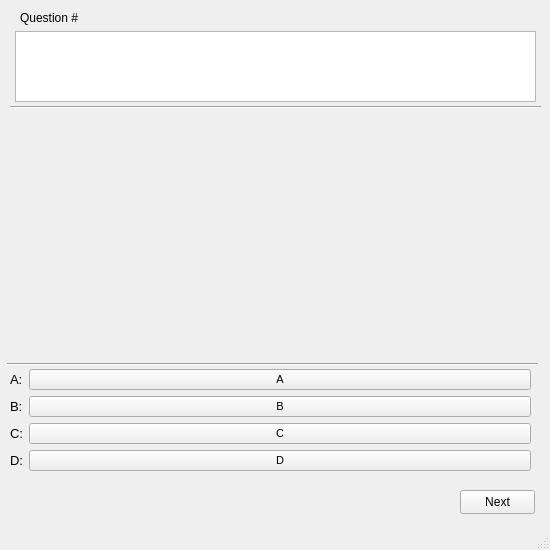
<?xml version="1.0" encoding="UTF-8"?>
<ui version="4.0">
 <class>QuestionScreen</class>
 <widget class="QMainWindow" name="QuestionScreen">
  <property name="geometry">
   <rect>
    <x>0</x>
    <y>0</y>
    <width>550</width>
    <height>550</height>
   </rect>
  </property>
  <property name="windowTitle">
   <string>Question</string>
  </property>
  <widget class="QWidget" name="centralwidget">
   <widget class="QLabel" name="questionNumberLabel">
    <property name="geometry">
     <rect>
      <x>20</x>
      <y>10</y>
      <width>511</width>
      <height>16</height>
     </rect>
    </property>
    <property name="text">
     <string>Question #</string>
    </property>
   </widget>
   <widget class="Line" name="line">
    <property name="geometry">
     <rect>
      <x>10</x>
      <y>99</y>
      <width>531</width>
      <height>16</height>
     </rect>
    </property>
    <property name="orientation">
     <enum>Qt::Horizontal</enum>
    </property>
   </widget>
   <widget class="QLabel" name="imageLabel">
    <property name="geometry">
     <rect>
      <x>150</x>
      <y>110</y>
      <width>251</width>
      <height>250</height>
     </rect>
    </property>
    <property name="text">
     <string/>
    </property>
    <property name="pixmap">
     <pixmap>TempImage.png</pixmap>
    </property>
   </widget>
   <widget class="Line" name="line_2">
    <property name="geometry">
     <rect>
      <x>7</x>
      <y>356</y>
      <width>531</width>
      <height>16</height>
     </rect>
    </property>
    <property name="orientation">
     <enum>Qt::Horizontal</enum>
    </property>
   </widget>
   <widget class="QPushButton" name="Next_Button">
    <property name="geometry">
     <rect>
      <x>460</x>
      <y>490</y>
      <width>75</width>
      <height>24</height>
     </rect>
    </property>
    <property name="text">
     <string>Next</string>
    </property>
   </widget>
   <widget class="QWidget" name="formLayoutWidget">
    <property name="geometry">
     <rect>
      <x>10</x>
      <y>369</y>
      <width>521</width>
      <height>116</height>
     </rect>
    </property>
    <layout class="QFormLayout" name="formLayout">
     <item row="0" column="0">
      <widget class="QLabel" name="LabelA">
       <property name="font">
        <font>
         <pointsize>10</pointsize>
        </font>
       </property>
       <property name="text">
        <string>A:</string>
       </property>
      </widget>
     </item>
     <item row="0" column="1">
      <widget class="QPushButton" name="A_Button">
       <property name="font">
        <font>
         <pointsize>8</pointsize>
        </font>
       </property>
       <property name="text">
        <string>A</string>
       </property>
      </widget>
     </item>
     <item row="1" column="0">
      <widget class="QLabel" name="LabelB">
       <property name="font">
        <font>
         <pointsize>10</pointsize>
        </font>
       </property>
       <property name="text">
        <string>B:</string>
       </property>
      </widget>
     </item>
     <item row="2" column="0">
      <widget class="QLabel" name="LabelC">
       <property name="font">
        <font>
         <pointsize>10</pointsize>
        </font>
       </property>
       <property name="text">
        <string>C:</string>
       </property>
      </widget>
     </item>
     <item row="3" column="0">
      <widget class="QLabel" name="LabelD">
       <property name="font">
        <font>
         <pointsize>10</pointsize>
        </font>
       </property>
       <property name="text">
        <string>D:</string>
       </property>
      </widget>
     </item>
     <item row="1" column="1">
      <widget class="QPushButton" name="B_Button">
       <property name="font">
        <font>
         <pointsize>8</pointsize>
        </font>
       </property>
       <property name="text">
        <string>B</string>
       </property>
      </widget>
     </item>
     <item row="2" column="1">
      <widget class="QPushButton" name="C_Button">
       <property name="font">
        <font>
         <pointsize>8</pointsize>
        </font>
       </property>
       <property name="text">
        <string>C</string>
       </property>
      </widget>
     </item>
     <item row="3" column="1">
      <widget class="QPushButton" name="D_Button">
       <property name="font">
        <font>
         <pointsize>8</pointsize>
        </font>
       </property>
       <property name="text">
        <string>D</string>
       </property>
      </widget>
     </item>
    </layout>
   </widget>
   <widget class="QLabel" name="OutputLabel">
    <property name="geometry">
     <rect>
      <x>8</x>
      <y>495</y>
      <width>451</width>
      <height>21</height>
     </rect>
    </property>
    <property name="text">
     <string/>
    </property>
   </widget>
   <widget class="QTextBrowser" name="questionLabel">
    <property name="geometry">
     <rect>
      <x>15</x>
      <y>31</y>
      <width>521</width>
      <height>71</height>
     </rect>
    </property>
   </widget>
  </widget>
  <widget class="QStatusBar" name="statusbar"/>
 </widget>
 <resources/>
 <connections/>
</ui>
